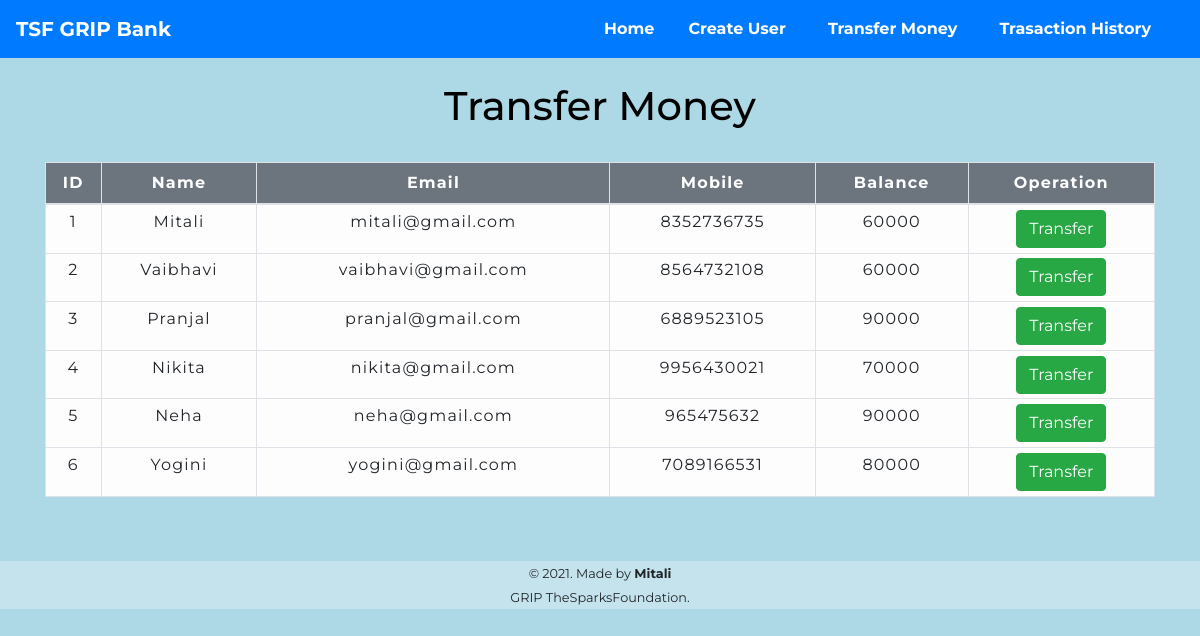
The app's page /transfermoney.php with its own data.
### tables this page shows
CREATE TABLE `users` (
  `id` int(3) NOT NULL,
  `name` text NOT NULL,
  `email` varchar(30) NOT NULL,
  `mobile` text NOT NULL,
  `balance` int(8) NOT NULL
);

### transfermoney.php (the view, shortened to what this page needs)
<!DOCTYPE html>
<html lang="en" dir="ltr">
  <head>
    <link rel="stylesheet" href="css/transfermoney.css">
    <link rel="stylesheet" href="https://maxcdn.bootstrapcdn.com/bootstrap/4.0.0/css/bootstrap.min.css">
  </head>
  <body style="background-color: #ADD8E6;">
    <?php
      include "navbar.php"
     ?>
     <?php
        include 'dbcon.php';
        $sql = "SELECT * FROM users";
        $result = mysqli_query($conn, $sql);
      ?>
     <div class="container">
       <h1 class="text-center py-4" style="color:black">Transfer Money</h1>
        <div class="row">
          <div class="col">
            <div class="table-responsive-sm">
              <table class="table table-light table-hover table-sm  table-condensed table-bordered" style="Border-color:black;">
                <thead class="bg-secondary" style="color:white;">
                  <tr>
                    <th scope="col" class="text-center py-2">ID</th>
                    <th scope="col" class="text-center py-2">Name</th>
                    <th scope="col" class="text-center py-2">Email</th>
                    <th scope="col" class="text-center py-2">Mobile</th>
                    <th scope="col" class="text-center py-2">Balance</th>
                    <th scope="col" class="text-center py-2">Operation</th>
                  </tr>
                </thead>
                <tbody>
                  <?php
                    while ($rows = mysqli_fetch_assoc($result)) {
                  ?>
                        <tr>
                          <td><?php echo $rows['id'] ?></td>
                          <td><?php echo $rows['name'] ?></td>
                          <td><?php echo $rows['email'] ?></td>
                          <td><?php echo $rows['mobile'] ?></td>
                          <td><?php echo $rows['balance'] ?></td>
                          <td><a href="moneytransfer.php?id=<?php echo $rows['id'] ?>"><button type="button" class="btn btn-success">Transfer</button></a></td>
                        </tr>
                  <?php
                    }
                   ?>
                </tbody>
              </table>
            </div>
          </div>
        </div>
     </div>
     <div class="container-fluid" style="background-color:#c4e3ed">
       <footer class="text-center mt-5">
         <p><small>&copy 2021. Made by <b>Mitali</b><br>GRIP TheSparksFoundation.</small></p>
       </footer>
     </div>
  </body>
</html>

### navbar.php (shortened to what this page needs)
<nav class="navbar navbar-expand-lg navbar-dark bg-primary" style="font-family: 'Montserrat', sans-serif;">
  <a class="navbar-brand" href="index.php"><b>TSF GRIP Bank</b></a>
  <div class="collapse navbar-collapse" id="navbarSupportedContent">
    <ul class="navbar-nav ml-auto">
      <li class="nav-item">
        <a class="nav-link btn btn-primary mr-3" style="color:white; " href="index.php"><b>Home</b></a>
      </li>
      <li class="nav-item">
        <a class="nav-link btn btn-primary mr-4" style="color:white;" href="createuser.php"><b>Create User</b></a>
      </li>
      <li class="nav-item">
        <a class="nav-link btn btn-primary mr-4" style="color:white;" href="transfermoney.php"><b>Transfer Money</b></a>
      </li>
      <li class="nav-item">
        <a class="nav-link btn btn-primary mr-4" style="color:white;" href="transactionhistory.php"><b>Trasaction History</b></a>
      </li>
    </ul>
  </div>
</nav>

### css/transfermoney.css (style rules this page uses)
* { padding: 0; margin: 0; box-sizing: border-box; font-family: 'Montserrat', sans-serif; }
table { letter-spacing: 1.2px; }
td { text-align: center; }
button { border:none; background: #eb6f6f; transition: 1s; }

### records on screen
users: id "1", name "Mitali", email "mitali@gmail.com", mobile "8352736735", balance "60000"
users: id "2", name "Vaibhavi", email "vaibhavi@gmail.com", mobile "8564732108", balance "60000"
users: id "3", name "Pranjal", email "pranjal@gmail.com", mobile "6889523105", balance "90000"
users: id "4", name "Nikita", email "nikita@gmail.com", mobile "9956430021", balance "70000"
users: id "5", name "Neha", email "neha@gmail.com", mobile "965475632", balance "90000"
users: id "6", name "Yogini", email "yogini@gmail.com", mobile "7089166531", balance "80000"
